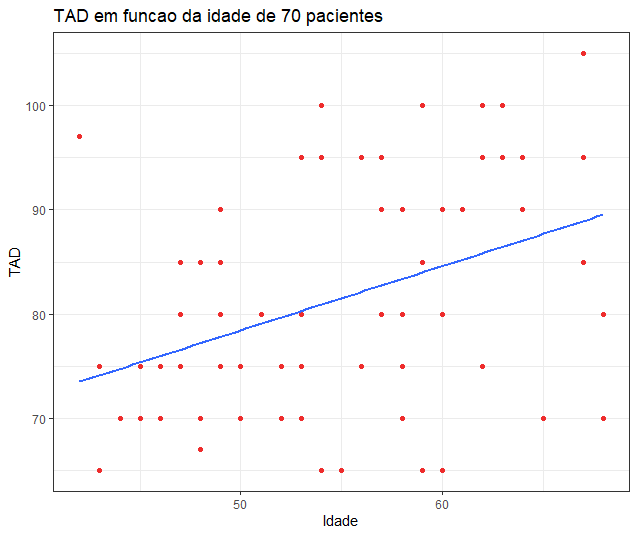

The script that drew this image:
library("openxlsx")
library("tidyverse")

#Set directory to current folder
setwd(getwd())

#Import data
data <- read.xlsx("src/Pacientes.xlsx", sheet = 1, colNames = TRUE, rowNames = FALSE)

#Plot
ggplot(data, aes(Idade, TAD)) +
  geom_point(size=1.3, color="firebrick2")+ #Scatter plot
  geom_smooth(method=lm, se=FALSE)+         #Regression
  labs(title = "TAD em funcao da idade de 70 pacientes", x = "Idade", y = "TAD") +
  theme_bw()
